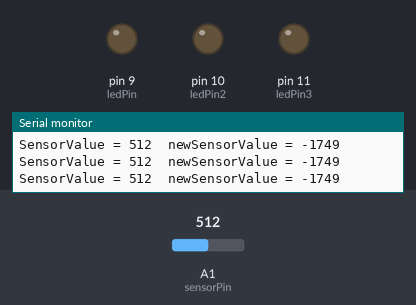
A sketch run on a simulated Arduino Uno, built with avr-gcc and run on an emulated ATmega328P. Parts: output pins drawn as LEDs (lit = HIGH), the last lines printed to the serial monitor. The inputs (shaded band) are chosen by the test bench; at power-on: A1 (sensorPin) = 512.

Above: at 1.2 s.
1.3 s: A1 (sensorPin) set to 1023
At 2.5 s:
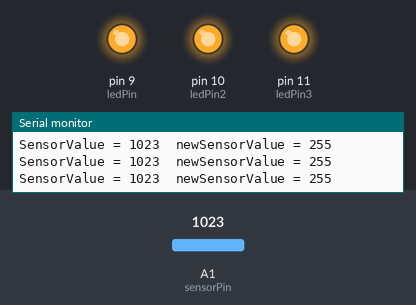
2.8 s: A1 (sensorPin) set to 1013
At 3.3 s:
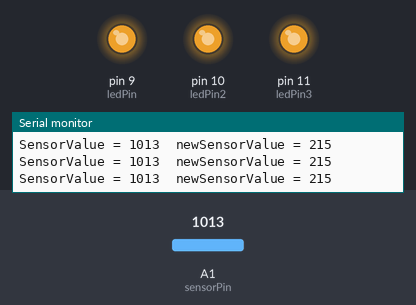
4.3 s: A1 (sensorPin) set to 511
At 5.4 s:
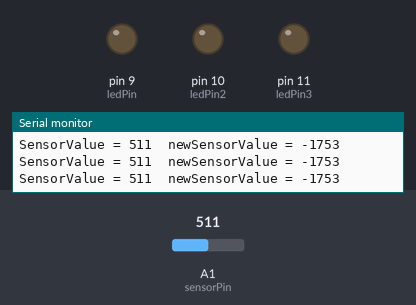
Timing chart, 0 to 7.3 s (numbered marks = the images above; inputs shaded):
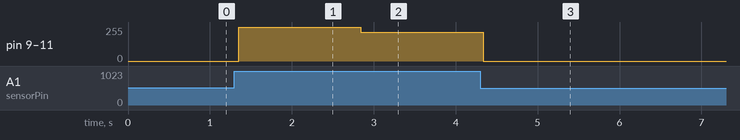

Measured:
- after the input at 1.3 s, pin 9 (ledPin), pin 10 (ledPin2), pin 11 (ledPin3): 0/255 → 255/255 after 0.05 s
- after the input at 2.8 s, pin 9 (ledPin), pin 10 (ledPin2), pin 11 (ledPin3): 255/255 → 215/255 at once
- after the input at 4.3 s, pin 9 (ledPin), pin 10 (ledPin2), pin 11 (ledPin3): 215/255 → 0/255 at once

The sketch:

knit_potentiometer.ino
```cpp
/*

  Knit Potentiometer
  October 2018
  http://thesoftcircuiteer.net/soft-sensors/
  Liza Stark

  This sketch reads the data coming in from the
  sensor, maps it to a usable range, and writes
  the new value to an LED.

  map(value, fromLow, fromHigh, toLow, toHigh)
  https://www.arduino.cc/en/Reference/Map


*/

int sensorPin = A1;    // select the input pin for the potentiometer
int ledPin = 9;     // select the pin for the LED
int ledPin2 = 10;     // select the pin for the LED
int ledPin3 = 11;    // select the pin for the LED
int sensorValue = 0;  // variable to store the value coming from the sensor
int newSensorValue;

void setup() {
  // declare the ledPin as an OUTPUT:
  pinMode(ledPin, OUTPUT);
  pinMode(ledPin2, OUTPUT);
  pinMode(ledPin3, OUTPUT);
  pinMode(sensorPin, INPUT);
  Serial.begin(9600);
}

void loop() {
  // read the value from the sensor:
  sensorValue = analogRead(sensorPin);
  Serial.print("SensorValue = ");
  Serial.print(sensorValue);
  Serial.print("\t");

  //map the values to something usable
  //map(value, fromLow, fromHigh, toLow, toHigh)
  newSensorValue = map(sensorValue, 958, 1023, 0, 255);

  //keep the LED low or off if we get a value less than 1
  if (newSensorValue < 1) {
    analogWrite(ledPin, 0);
    analogWrite(ledPin2, 0);
    analogWrite(ledPin3, 0);
  } else if (newSensorValue >= 1) {

    //write the new value to the LED
    analogWrite(ledPin, newSensorValue);
    analogWrite(ledPin2, newSensorValue);
    analogWrite(ledPin3, newSensorValue);
  }
  //print the new value to the serial monitor
  Serial.print("newSensorValue = ");
  Serial.println(newSensorValue);

  delay(10);

}
```
